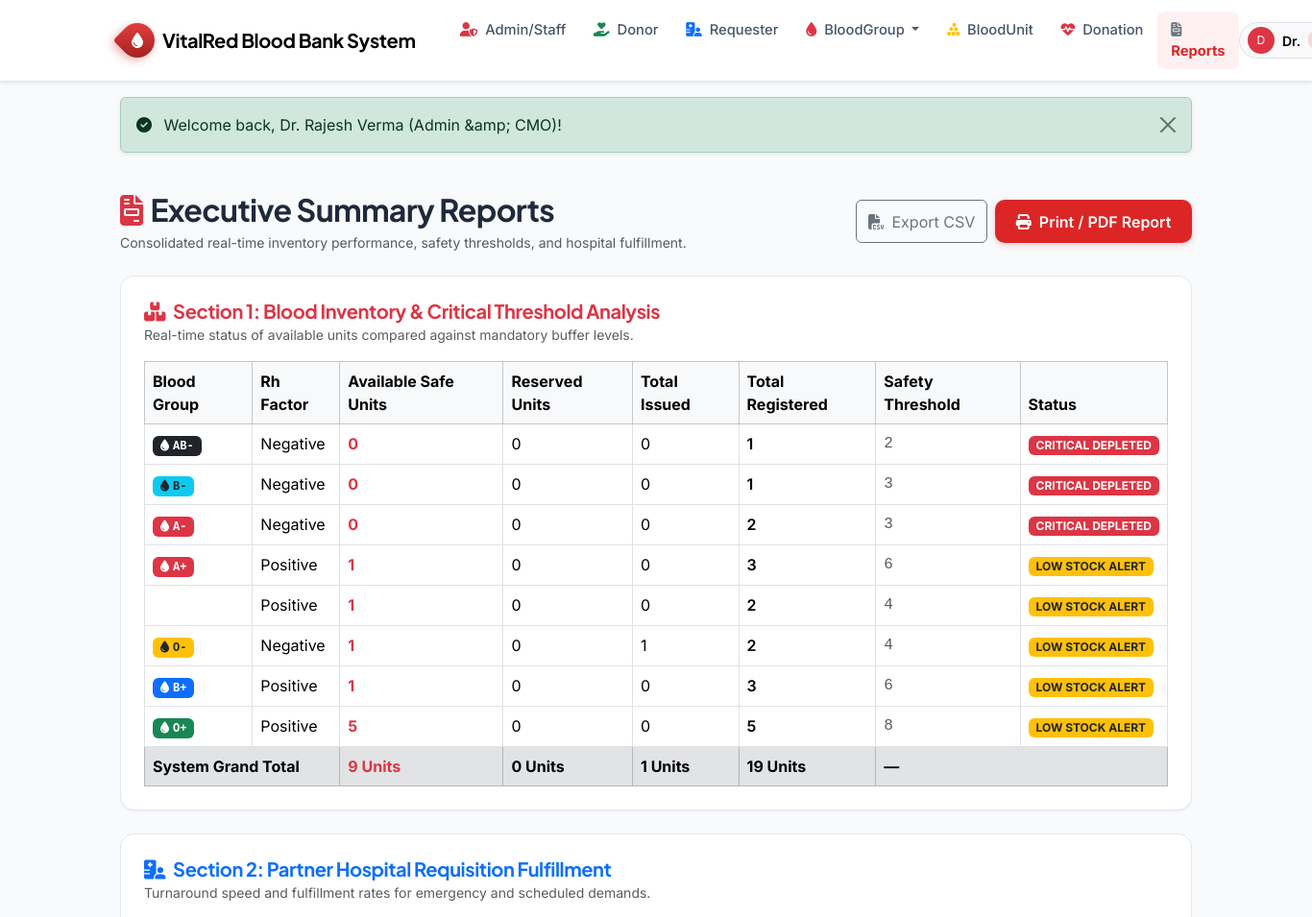
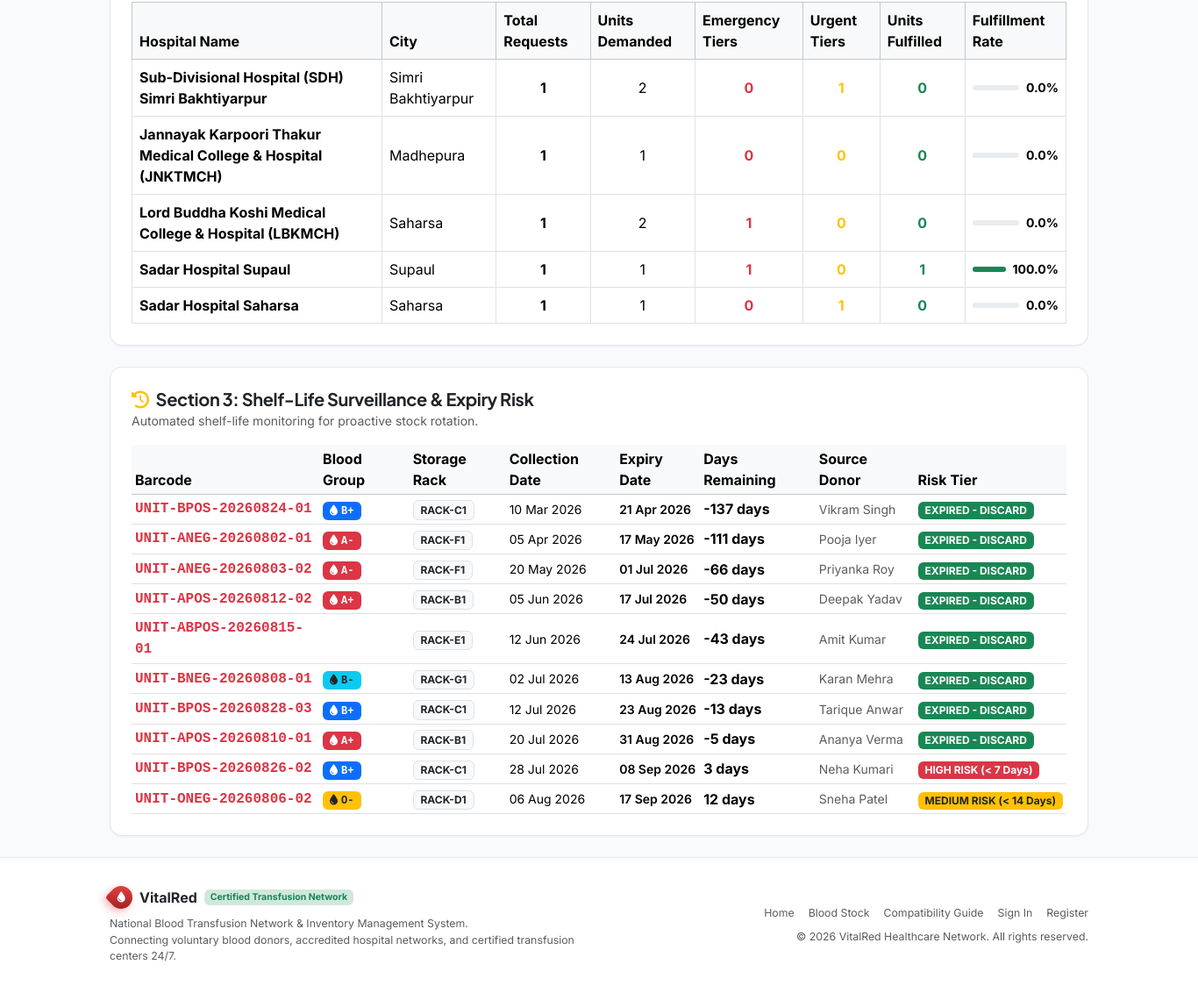
Screenshot of /admin/reports.php (signed in) with the database file from the repository (2 pictures, top to bottom).
### tables this page shows
CREATE TABLE blood_groups (
    blood_group_id INT AUTO_INCREMENT PRIMARY KEY,
    group_name VARCHAR(5) NOT NULL UNIQUE,       
    rh_factor ENUM('Positive', 'Negative') NOT NULL,
    critical_threshold INT NOT NULL DEFAULT 5,   
    description VARCHAR(255) NULL
);

CREATE TABLE hospitals (
    hospital_id INT AUTO_INCREMENT PRIMARY KEY,
    name VARCHAR(180) NOT NULL,
    license_no VARCHAR(60) NOT NULL UNIQUE,
    address VARCHAR(255) NOT NULL,
    city VARCHAR(80) NOT NULL,
    state VARCHAR(80) NOT NULL DEFAULT 'Delhi NCR',
    pincode VARCHAR(15) NOT NULL,
    phone VARCHAR(25) NOT NULL,
    email VARCHAR(150) NOT NULL,
    contact_person VARCHAR(120) NOT NULL,
    is_active TINYINT(1) NOT NULL DEFAULT 1,
    created_at TIMESTAMP DEFAULT CURRENT_TIMESTAMP,
    INDEX idx_hospital_city (city)
);

CREATE TABLE blood_units (
    unit_id INT AUTO_INCREMENT PRIMARY KEY,
    unit_barcode VARCHAR(40) NOT NULL UNIQUE,
    donation_id INT NOT NULL,
    blood_group_id INT NOT NULL,
    collection_date DATE NOT NULL,
    expiry_date DATE NOT NULL,
    storage_rack VARCHAR(20) NOT NULL DEFAULT 'RACK-A1',
    status ENUM('available', 'reserved', 'issued', 'expired', 'discarded') NOT NULL DEFAULT 'available',
    issued_request_id INT NULL,
    created_at TIMESTAMP DEFAULT CURRENT_TIMESTAMP,
    CONSTRAINT fk_unit_donation FOREIGN KEY (donation_id) 
        REFERENCES donations (donation_id) ON DELETE RESTRICT ON UPDATE CASCADE,
    CONSTRAINT fk_unit_blood_group FOREIGN KEY (blood_group_id) 
        REFERENCES blood_groups (blood_group_id) ON DELETE RESTRICT ON UPDATE CASCADE,
    CONSTRAINT fk_unit_request FOREIGN KEY (issued_request_id) 
        REFERENCES blood_requests (request_id) ON DELETE SET NULL ON UPDATE CASCADE,
    INDEX idx_unit_status (status),
    INDEX idx_unit_expiry (expiry_date)
);

### admin/reports.php (the view, shortened to what this page needs)
<?php
require_once __DIR__ . '/../includes/auth_helper.php';
$stock_report = $pdo->query("SELECT
    bg.blood_group_id,
    bg.group_name AS blood_group,
    bg.rh_factor,
    bg.critical_threshold,
    COUNT(CASE WHEN bu.status = 'available' AND bu.expiry_date >= CURDATE() THEN bu.unit_id END) AS available_units,
    COUNT(CASE WHEN bu.status = 'reserved' THEN bu.unit_id END) AS reserved_units,
    COUNT(CASE WHEN bu.status = 'issued' THEN bu.unit_id END) AS issued_units,
    COUNT(bu.unit_id) AS total_inventory_records,
    CASE
        WHEN COUNT(CASE WHEN bu.status = 'available' AND bu.expiry_date >= CURDATE() THEN bu.unit_id END) = 0 THEN 'CRITICAL DEPLETED'
        WHEN COUNT(CASE WHEN bu.status = 'available' AND bu.expiry_date >= CURDATE() THEN bu.unit_id END) < bg.critical_threshold THEN 'LOW STOCK ALERT'
        ELSE 'SUFFICIENT'
    END AS alert_status
FROM blood_groups bg
LEFT JOIN blood_units bu ON bg.blood_group_id = bu.blood_group_id
GROUP BY bg.blood_group_id, bg.group_name, bg.rh_factor, bg.critical_threshold
ORDER BY available_units ASC")->fetchAll();
$hospital_report = $pdo->query("SELECT
    h.hospital_id,
    h.name AS hospital_name,
    h.city,
    COUNT(br.request_id) AS total_requests_filed,
    SUM(br.units_needed) AS total_units_requested,
    SUM(CASE WHEN br.urgency = 'Emergency' THEN 1 ELSE 0 END) AS emergency_requests,
    SUM(CASE WHEN br.urgency = 'Urgent' THEN 1 ELSE 0 END) AS urgent_requests,
    SUM(CASE WHEN br.status = 'issued' THEN br.units_needed ELSE 0 END) AS units_fulfilled,
    ROUND(
        (SUM(CASE WHEN br.status = 'issued' THEN 1 ELSE 0 END) * 100.0) / NULLIF(COUNT(br.request_id), 0),
        1
    ) AS fulfillment_rate_percent
FROM hospitals h
JOIN blood_requests br ON h.hospital_id = br.hospital_id
GROUP BY h.hospital_id, h.name, h.city
ORDER BY total_requests_filed DESC")->fetchAll();
$expiring_report = $pdo->query("SELECT
    bu.unit_id,
    bu.unit_barcode,
    bg.group_name AS blood_group,
    bu.storage_rack,
    bu.collection_date,
    bu.expiry_date,
    DATEDIFF(bu.expiry_date, CURDATE()) AS days_remaining,
    bu.status,
    CONCAT(d.first_name, ' ', d.last_name) AS source_donor,
    CASE
        WHEN bu.expiry_date < CURDATE() THEN 'EXPIRED - DISCARD'
        WHEN DATEDIFF(bu.expiry_date, CURDATE()) <= 7 THEN 'HIGH RISK (< 7 Days)'
        WHEN DATEDIFF(bu.expiry_date, CURDATE()) <= 14 THEN 'MEDIUM RISK (< 14 Days)'
        ELSE 'SAFE (> 14 Days)'
    END AS expiration_risk_tier
FROM blood_units bu
JOIN blood_groups bg ON bu.blood_group_id = bg.blood_group_id
JOIN donations dn ON bu.donation_id = dn.donation_id
JOIN donors d ON dn.donor_id = d.donor_id
WHERE bu.status IN ('available', 'reserved')
ORDER BY bu.expiry_date ASC LIMIT 10")->fetchAll();
require_once __DIR__ . '/../includes/header.php';
?>
<div class="container py-4">
    <div class="d-flex flex-wrap justify-content-between align-items-center mb-4 gap-3">
        <div>
            <h2 class="fw-bold mb-1"><i class="fa-solid fa-file-invoice text-danger me-2"></i>Executive Summary Reports</h2>
            <p class="text-muted small mb-0">Consolidated real-time inventory performance, safety thresholds, and hospital fulfillment.</p>
        </div>
        <div class="d-flex gap-2">
            <button class="btn btn-outline-secondary" onclick="exportTableToCSV('stockSummaryTable', 'vitalred_stock_summary.csv')">
                <i class="fa-solid fa-file-csv me-1"></i> Export CSV
            </button>
            <button class="btn btn-vitalred" onclick="window.print()">
                <i class="fa-solid fa-print me-1"></i> Print / PDF Report
            </button>
        </div>
    </div>
    <div class="vr-card p-4 mb-4">
        <div class="d-flex justify-content-between align-items-center mb-3">
            <div>
                <h5 class="fw-bold mb-0 text-danger"><i class="fa-solid fa-boxes-stacked me-2"></i>Section 1: Blood Inventory &amp; Critical Threshold Analysis</h5>
                <small class="text-muted">Real-time status of available units compared against mandatory buffer levels.</small>
            </div>
        </div>
        <div class="table-responsive">
            <table class="table table-bordered table-hover align-middle mb-0" id="stockSummaryTable">
                <thead class="table-light">
                    <tr>
                        <th>Blood Group</th>
                        <th>Rh Factor</th>
                        <th>Available Safe Units</th>
                        <th>Reserved Units</th>
                        <th>Total Issued</th>
                        <th>Total Registered</th>
                        <th>Safety Threshold</th>
                        <th>Status</th>
                    </tr>
                </thead>
                <tbody>
                    <?php
                        $sum_avail = 0; $sum_res = 0; $sum_issued = 0; $sum_tot = 0;
                        foreach ($stock_report as $sr):
                            $sum_avail += $sr['available_units'];
                            $sum_res += $sr['reserved_units'];
                            $sum_issued += $sr['issued_units'];
                            $sum_tot += $sr['total_inventory_records'];
                            $alert_badge = $sr['alert_status'] === 'CRITICAL DEPLETED' ? 'bg-danger text-white' : ($sr['alert_status'] === 'LOW STOCK ALERT' ? 'bg-warning text-dark' : 'bg-success text-white');
                    ?>
                        <tr>
                            <td class="fw-bold"><?= get_blood_badge($sr['blood_group']) ?></td>
                            <td><?= e($sr['rh_factor']) ?></td>
                            <td class="fw-bold fs-6 <?= $sr['available_units'] < $sr['critical_threshold'] ? 'text-danger' : 'text-success' ?>">
                                <?= e($sr['available_units']) ?>
                            </td>
                            <td><?= e($sr['reserved_units']) ?></td>
                            <td><?= e($sr['issued_units']) ?></td>
                            <td class="fw-semibold"><?= e($sr['total_inventory_records']) ?></td>
                            <td class="text-muted font-monospace"><?= e($sr['critical_threshold']) ?></td>
                            <td>
                                <span class="badge <?= $alert_badge ?> px-2 py-1">
                                    <?= e($sr['alert_status']) ?>
                                </span>
                            </td>
                        </tr>
                    <?php endforeach; ?>
                    <tr class="table-secondary fw-bold">
                        <td colspan="2">System Grand Total</td>
                        <td class="text-danger fs-6"><?= $sum_avail ?> Units</td>
                        <td><?= $sum_res ?> Units</td>
                        <td><?= $sum_issued ?> Units</td>
                        <td><?= $sum_tot ?> Units</td>
                        <td colspan="2">—</td>
                    </tr>
                </tbody>
            </table>
        </div>
    </div>
    <div class="vr-card p-4 mb-4">
        <div class="d-flex justify-content-between align-items-center mb-3">
            <div>
                <h5 class="fw-bold mb-0 text-primary"><i class="fa-solid fa-hospital-user me-2"></i>Section 2: Partner Hospital Requisition Fulfillment</h5>
                <small class="text-muted">Turnaround speed and fulfillment rates for emergency and scheduled demands.</small>
            </div>
        </div>
        <div class="table-responsive">
            <table class="table table-bordered table-hover align-middle mb-0" id="hospitalReportTable">
                <thead class="table-light">
                    <tr>
                        <th>Hospital Name</th>
                        <th>City</th>
                        <th>Total Requests</th>
                        <th>Units Demanded</th>
                        <th>Emergency Tiers</th>
                        <th>Urgent Tiers</th>
                        <th>Units Fulfilled</th>
                        <th>Fulfillment Rate</th>
                    </tr>
                </thead>
                <tbody>
                    <?php foreach ($hospital_report as $hr): ?>
                        <tr>
                            <td class="fw-bold"><?= e($hr['hospital_name']) ?></td>
                            <td><?= e($hr['city']) ?></td>
                            <td class="text-center fw-bold"><?= e($hr['total_requests_filed']) ?></td>
                            <td class="text-center"><?= e($hr['total_units_requested']) ?></td>
                            <td class="text-center text-danger fw-bold"><?= e($hr['emergency_requests']) ?></td>
                            <td class="text-center text-warning fw-bold"><?= e($hr['urgent_requests']) ?></td>
                            <td class="text-center text-success fw-bold"><?= e($hr['units_fulfilled']) ?></td>
                            <td>
                                <div class="d-flex align-items-center gap-2">
                                    <div class="progress flex-grow-1" style="height: 6px;">
                                        <div class="progress-bar bg-success" style="width: <?= e($hr['fulfillment_rate_percent']) ?>%"></div>
                                    </div>
                                    <span class="small fw-bold"><?= e($hr['fulfillment_rate_percent']) ?>%</span>
                                </div>
                            </td>
                        </tr>
                    <?php endforeach; ?>
                </tbody>
            </table>
        </div>
    </div>
    <div class="vr-card p-4">
        <div class="d-flex justify-content-between align-items-center mb-3">
            <div>
                <h5 class="fw-bold mb-0 text-warning text-dark"><i class="fa-solid fa-clock-rotate-left me-2 text-warning"></i>Section 3: Shelf-Life Surveillance &amp; Expiry Risk</h5>
                <small class="text-muted">Automated shelf-life monitoring for proactive stock rotation.</small>
            </div>
        </div>
        <div class="table-responsive">
            <table class="table table-sm table-hover align-middle mb-0">
                <thead class="table-light">
                    <tr>
                        <th>Barcode</th>
                        <th>Blood Group</th>
                        <th>Storage Rack</th>
                        <th>Collection Date</th>
                        <th>Expiry Date</th>
                        <th>Days Remaining</th>
                        <th>Source Donor</th>
                        <th>Risk Tier</th>
                    </tr>
                </thead>
                <tbody>
                    <?php foreach ($expiring_report as $er): ?>
                        <?php
                            $risk_badge = $er['expiration_risk_tier'] === 'HIGH RISK (< 7 Days)' ? 'bg-danger text-white' : ($er['expiration_risk_tier'] === 'MEDIUM RISK (< 14 Days)' ? 'bg-warning text-dark' : 'bg-success text-white');
                        ?>
                        <tr>
                            <td class="font-monospace fw-bold text-danger"><?= e($er['unit_barcode']) ?></td>
                            <td><?= get_blood_badge($er['blood_group']) ?></td>
                            <td><span class="badge bg-light text-dark border"><?= e($er['storage_rack']) ?></span></td>
                            <td class="small"><?= format_date($er['collection_date']) ?></td>
                            <td class="small fw-semibold"><?= format_date($er['expiry_date']) ?></td>
                            <td class="fw-bold"><?= e($er['days_remaining']) ?> days</td>
                            <td class="small text-muted"><?= e($er['source_donor']) ?></td>
                            <td><span class="badge <?= $risk_badge ?> px-2 py-1"><?= e($er['expiration_risk_tier']) ?></span></td>
                        </tr>
                    <?php endforeach; ?>
                </tbody>
            </table>
        </div>
    </div>
</div>
<?php require_once __DIR__ . '/../includes/footer.php'; ?>

### includes/auth_helper.php (shortened to what this page needs)
<?php
function e($string) {
    return htmlspecialchars((string)($string ?? ''), ENT_QUOTES, 'UTF-8');
}
function format_date(?string $date, string $format = 'd M Y'): string {
    try {
        $dt = new DateTime($date);
        return $dt->format($format);
    } catch (Exception $e) {
        return $date;
    }
}
function get_blood_badge(string $group): string {
    $colors = [
        'A+' => 'bg-danger text-white',
        'A-' => 'bg-danger text-white',
        'B+' => 'bg-primary text-white',
        'B-' => 'bg-info text-dark',
        'AB+' => 'bg-purple text-white',
        'AB-' => 'bg-dark text-white',
        'O+' => 'bg-success text-white',
        'O-' => 'bg-warning text-dark'
    ];
    $cls = $colors[$group] ?? 'bg-secondary text-white';
    return '<span class="badge ' . $cls . ' px-2 py-1 font-monospace"><i class="fa-solid fa-droplet me-1"></i>' . e($group) . '</span>';
}

### assets/css/style.css (style rules this page uses)
:root { --primary-red: #dc2626; --primary-red-hover: #b91c1c; --primary-red-dark: #991b1b; --primary-red-light: #fee2e2; --primary-red-ultra-light: #fff1f2; --accent-emerald: #059669; --accent-blue: #2563eb; --accent-purple: #7c3aed; --dark-slate: #0f172a; --card-slate: #1e293b; --border-color: #e2e8f0; --body-bg: #f8fafc; --text-main: #1e293b; --text-muted: #64748b; --font-heading: 'Plus Jakarta Sans', system-ui, -apple-system, sans-serif; --font-body: 'Inter', system-ui, -apple-system, sans-serif; --shadow-sm: 0 1px 2px 0 rgb(0 0 0 / 0.05); --shadow-md: 0 4px 6px -1px rgb(0 0 0 / 0.08), 0 2px 4px -2px rgb(0 0 0 / 0.05); --shadow-lg: 0 10px 15px -3px rgb(0 0 0 / 0.08), 0 4px 6px -4px rgb(0 0 0 / 0.04); --shadow-xl: 0 20px 25px -5px rgb(0 0 0 / 0.1), 0 8px 10px -6px rgb(0 0 0 / 0.05); }
body { font-family: var(--font-body); background-color: var(--body-bg); color: var(--text-main); min-height: 100vh; display: flex; flex-direction: column; }
h1, h2, h3, h4, h5, h6, .navbar-brand { font-family: var(--font-heading); font-weight: 700; letter-spacing: -0.02em; }
.vr-card { background: #ffffff; border: 1px solid var(--border-color); border-radius: 14px; box-shadow: var(--shadow-sm); transition: transform 0.2s ease, box-shadow 0.2s ease; overflow: hidden; }
.btn-vitalred { background-color: var(--primary-red); color: #ffffff; font-weight: 600; border: none; border-radius: 10px; padding: 0.65rem 1.35rem; box-shadow: 0 2px 6px rgba(220, 38, 38, 0.25); transition: all 0.2s ease; }

### rows the page displays
blood_groups: group_name "AB-", rh_factor "Negative", available_units "0", reserved_units "0", issued_units "0", total_inventory_records "1", critical_threshold "2", alert_status "CRITICAL DEPLETED"
blood_groups: group_name "B-", rh_factor "Negative", available_units "0", reserved_units "0", issued_units "0", total_inventory_records "1", critical_threshold "3", alert_status "CRITICAL DEPLETED"
blood_groups: group_name "A-", rh_factor "Negative", available_units "0", reserved_units "0", issued_units "0", total_inventory_records "2", critical_threshold "3", alert_status "CRITICAL DEPLETED"
blood_groups: group_name "A+", rh_factor "Positive", available_units "1", reserved_units "0", issued_units "0", total_inventory_records "3", critical_threshold "6", alert_status "LOW STOCK ALERT"
blood_groups: rh_factor "Positive", available_units "1", reserved_units "0", issued_units "0", total_inventory_records "2", critical_threshold "4", alert_status "LOW STOCK ALERT"
blood_groups: group_name "O-", rh_factor "Negative", available_units "1", reserved_units "0", issued_units "1", total_inventory_records "2", critical_threshold "4", alert_status "LOW STOCK ALERT"
blood_groups: group_name "B+", rh_factor "Positive", available_units "1", reserved_units "0", issued_units "0", total_inventory_records "3", critical_threshold "6", alert_status "LOW STOCK ALERT"
blood_groups: group_name "O+", rh_factor "Positive", available_units "5", reserved_units "0", issued_units "0", total_inventory_records "5", critical_threshold "8", alert_status "LOW STOCK ALERT"
hospitals: name "Sub-Divisional Hospital (SDH) Simri Bakhtiyarpur", city "Simri Bakhtiyarpur", total_requests_filed "1", total_units_requested "2", emergency_requests "0", urgent_requests "1", units_fulfilled "0", fulfillment_rate_percent "0.0"
hospitals: name "Jannayak Karpoori Thakur Medical College & Hospital (JNKTMCH)", city "Madhepura", total_requests_filed "1", total_units_requested "1", emergency_requests "0", urgent_requests "0", units_fulfilled "0", fulfillment_rate_percent "0.0"
hospitals: name "Lord Buddha Koshi Medical College & Hospital (LBKMCH)", city "Saharsa", total_requests_filed "1", total_units_requested "2", emergency_requests "1", urgent_requests "0", units_fulfilled "0", fulfillment_rate_percent "0.0"
hospitals: name "Sadar Hospital Supaul", city "Supaul", total_requests_filed "1", total_units_requested "1", emergency_requests "1", urgent_requests "0", units_fulfilled "1", fulfillment_rate_percent "100.0"
hospitals: name "Sadar Hospital Saharsa", city "Saharsa", total_requests_filed "1", total_units_requested "1", emergency_requests "0", urgent_requests "1", units_fulfilled "0", fulfillment_rate_percent "0.0"
blood_units: unit_barcode "UNIT-BPOS-20260824-01", blood_group.group_name "B+", storage_rack "RACK-C1", collection_date "10 Mar 2026", expiry_date "21 Apr 2026", days_remaining "-137", source_donor "Vikram Singh", expiration_risk_tier "EXPIRED - DISCARD"
blood_units: unit_barcode "UNIT-ANEG-20260802-01", blood_group.group_name "A-", storage_rack "RACK-F1", collection_date "05 Apr 2026", expiry_date "17 May 2026", days_remaining "-111", source_donor "Pooja Iyer", expiration_risk_tier "EXPIRED - DISCARD"
blood_units: unit_barcode "UNIT-ANEG-20260803-02", blood_group.group_name "A-", storage_rack "RACK-F1", collection_date "20 May 2026", expiry_date "01 Jul 2026", days_remaining "-66", source_donor "Priyanka Roy", expiration_risk_tier "EXPIRED - DISCARD"
blood_units: unit_barcode "UNIT-APOS-20260812-02", blood_group.group_name "A+", storage_rack "RACK-B1", collection_date "05 Jun 2026", expiry_date "17 Jul 2026", days_remaining "-50", source_donor "Deepak Yadav", expiration_risk_tier "EXPIRED - DISCARD"
blood_units: unit_barcode "UNIT-ABPOS-20260815-01", storage_rack "RACK-E1", collection_date "12 Jun 2026", expiry_date "24 Jul 2026", days_remaining "-43", source_donor "Amit Kumar", expiration_risk_tier "EXPIRED - DISCARD"
blood_units: unit_barcode "UNIT-BNEG-20260808-01", blood_group.group_name "B-", storage_rack "RACK-G1", collection_date "02 Jul 2026", expiry_date "13 Aug 2026", days_remaining "-23", source_donor "Karan Mehra", expiration_risk_tier "EXPIRED - DISCARD"
blood_units: unit_barcode "UNIT-BPOS-20260828-03", blood_group.group_name "B+", storage_rack "RACK-C1", collection_date "12 Jul 2026", expiry_date "23 Aug 2026", days_remaining "-13", source_donor "Tarique Anwar", expiration_risk_tier "EXPIRED - DISCARD"
blood_units: unit_barcode "UNIT-APOS-20260810-01", blood_group.group_name "A+", storage_rack "RACK-B1", collection_date "20 Jul 2026", expiry_date "31 Aug 2026", days_remaining "-5", source_donor "Ananya Verma", expiration_risk_tier "EXPIRED - DISCARD"
blood_units: unit_barcode "UNIT-BPOS-20260826-02", blood_group.group_name "B+", storage_rack "RACK-C1", collection_date "28 Jul 2026", expiry_date "08 Sep 2026", days_remaining "3", source_donor "Neha Kumari", expiration_risk_tier "HIGH RISK (< 7 Days)"
blood_units: unit_barcode "UNIT-ONEG-20260806-02", blood_group.group_name "O-", storage_rack "RACK-D1", collection_date "06 Aug 2026", expiry_date "17 Sep 2026", days_remaining "12", source_donor "Sneha Patel", expiration_risk_tier "MEDIUM RISK (< 14 Days)"

### other values shown
substr($current_user['full_name'], 0, 1) "D"
explode(' ', $current_user['full_name'])[0] "Dr."
$flash['message'] "Welcome back, Dr. Rajesh Verma (Admin &amp; CMO)!"
$sum_avail "9"
$sum_res "0"
$sum_issued "1"
$sum_tot "19"
